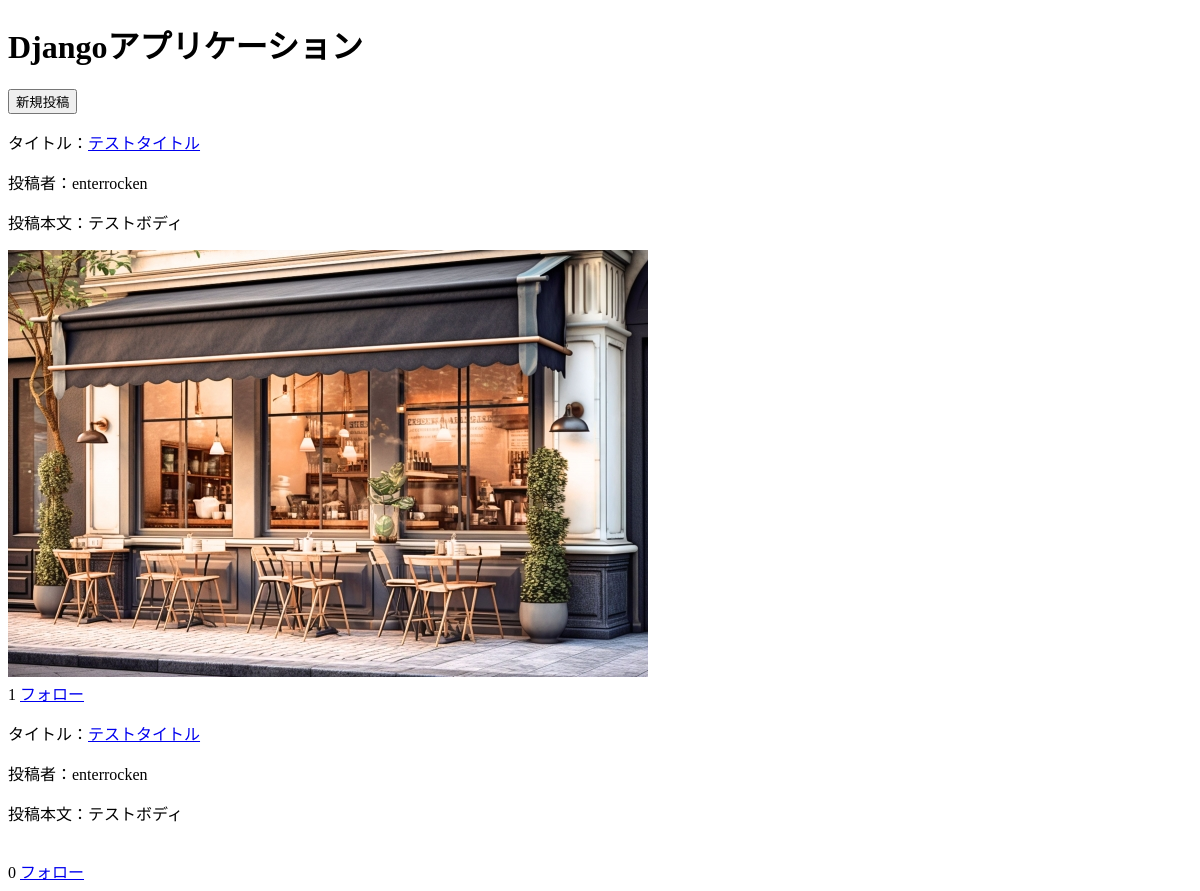
Before: /mypost (signed in) with the older database file.
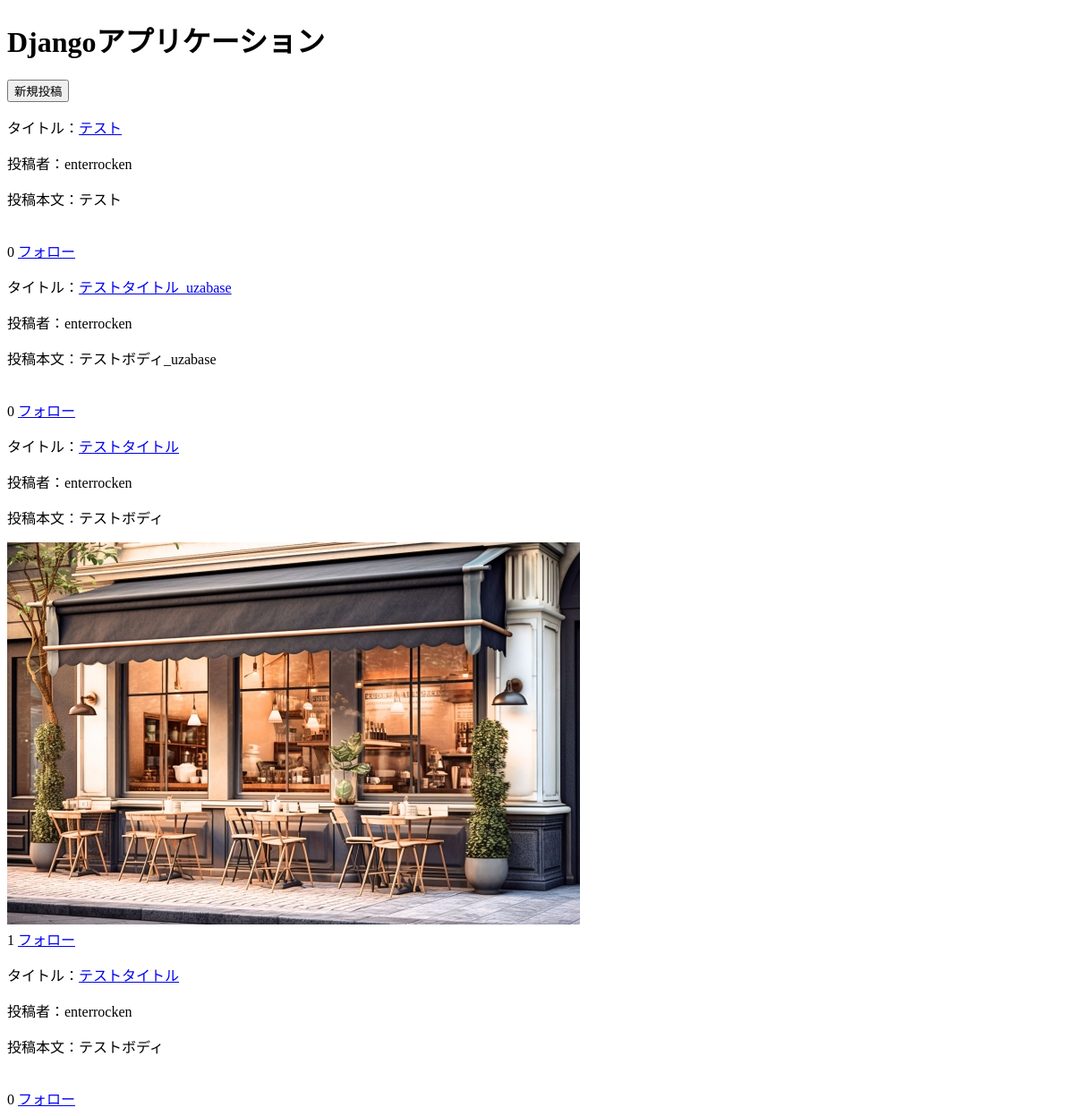
After: the same page with the newer database file.
### snsapp/models.py (models this page shows, shortened)
class Post(models.Model):
    title = models.CharField(max_length=200)
    body = models.TextField()
    image = models.ImageField(upload_to="images/", blank=True, null=True)
    user = models.ForeignKey("auth.User", on_delete=models.CASCADE)
    created_at = models.DateTimeField(auto_now_add=True)
    like = models.ManyToManyField("auth.User", related_name="related_post", blank=True)
    class Meta:
        ordering = ["-created_at"]

### snsapp/views.py (the view)
# urls.py: path("mypost", MyPost.as_view(), name="mypost"),
class MyPost(LoginRequiredMixin, ListView):
    model = Post
    template_name = "list.html"
    def get_queryset(self):
        return Post.objects.filter(user=self.request.user)

### templates/list.html (shortened to what this page needs)
{% extends 'base.html' %}
{% load static %}
{% block content %}
<div class="container mt-3">
    <p>
        <button onclick = "location.href='{% url 'create' %}'" class="btn btn-primary">新規投稿</button>
    </p>
    {% for item in object_list %}
    <div class="alert alert-success" role="alert">
        <p>タイトル：<a href="{% url 'detail' item.pk %}">{{item.title}}</a></p>
        <p>投稿者：{{item.user.username}}</p>
        <p>投稿本文：{{item.body}}</p>
        {% if item.image %}
            <img src="{{item.image.url}}" alt="{{ item.title }}" class="card-img-top">
        {% endif %}
        <br>
        {% if request.user in item.like.all %}
            <a href="{% url 'like-home' item.pk %}" class="like-btn add-color" tabindex="-1" role="button" aria-disabled="true"></a>{{item.like.count}}
        {% else %}
            <a href="{% url 'like-home' item.pk %}" class="like-btn" tabindex="-1" role="button" aria-disabled="true"></a>{{item.like.count}}
        {% endif %}
        {% if item.user in connection.0.following.all %}
            <a href="{% url 'follow-home' item.id %}" class="btn btn-danger ms-3" tabindex="-1" role="button" aria-disabled="true">フォロー解除</a>
        {% else %}
            <a href="{% url 'follow-home' item.id %}" class="btn btn-primary ms-3" tabindex="-1" role="button" aria-disabled="true">フォロー</a>
        {% endif %}
    </div>
    {% endfor %}
</div>
{% endblock content %}

Changed rows visible on the page:
added Post: title "テスト", user.username "enterrocken", body "テスト", like.count "0", shows "フォロー"
added Post: title "テストタイトル_uzabase", user.username "enterrocken", body "テストボディ_uzabase", like.count "0", shows "フォロー"
